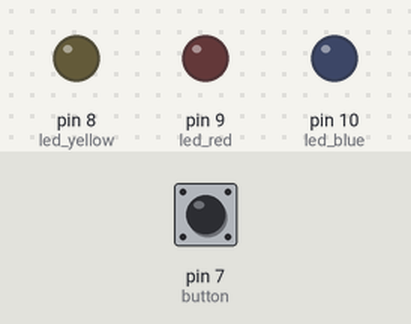
A sketch run on a simulated Arduino Uno, built with avr-gcc and run on an emulated ATmega328P. Shown: output pins drawn as LEDs (lit = HIGH). The test bench sets the inputs (shaded band); at power-on: pin 7 (button) LOW.

Above: at 1.2 s.
1.3 s: pin 7 (button) pulled HIGH for 1 s
At 2.2 s:
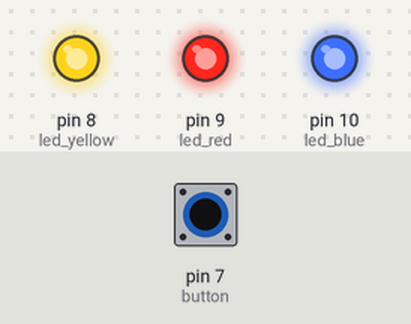
3.8 s: pin 7 (button) pulled HIGH for 0.15 s
At 5.2 s:
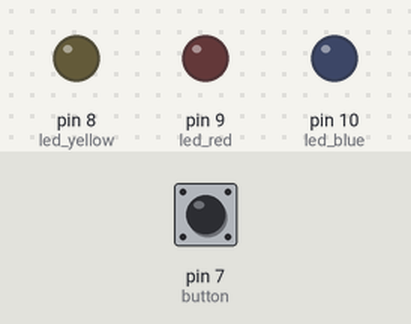
5.5 s: pin 7 (button) pulled HIGH for 3.2 s
At 5.65 s:
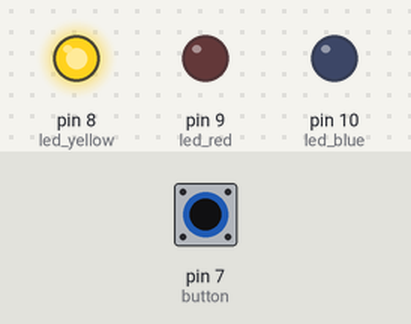
Timing chart, 0 to 10.2 s (numbered marks = the images above; inputs shaded):
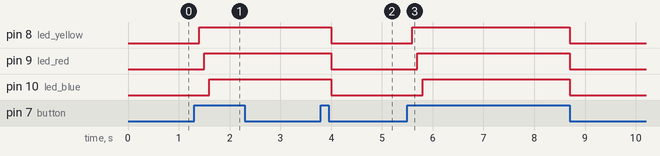

Measured:
- after the input at 1.3 s, pin 8 (led_yellow): LOW → HIGH after 0.10 s; pin 9 (led_red): LOW → HIGH after 0.20 s; pin 10 (led_blue): LOW → HIGH after 0.30 s
- after the input at 3.8 s, pin 8 (led_yellow), pin 9 (led_red), pin 10 (led_blue): HIGH → LOW after 0.20 s
- after the input at 5.5 s, pin 8 (led_yellow): LOW → HIGH after 0.10 s, → LOW 3.1 s later; pin 9 (led_red): LOW → HIGH after 0.20 s, → LOW 3.0 s later; pin 10 (led_blue): LOW → HIGH after 0.30 s, → LOW 2.9 s later

The sketch:

sketch.ino
```cpp
#define led_yellow 8
#define led_red 9
#define led_blue 10
#define button 7

int status = 0;

void setup() {
  // put your setup code here, to run once:
pinMode(led_yellow, OUTPUT);
pinMode(led_red, OUTPUT);
pinMode(led_blue, OUTPUT);
pinMode(button, INPUT);
digitalWrite(led_yellow, LOW);
digitalWrite(led_red, LOW);
digitalWrite(led_blue, LOW);
}

void loop() {
  // put your main code here, to run repeatedly:
if (digitalRead(button) == HIGH){ //jika button diberi inputin high atau 1 maka lakukan
  status++;// increment
  delay(100); //delay waktu 1 milisecon
}
if (status == 1){
  digitalWrite(led_yellow, HIGH);
}
else if (status == 2){
  digitalWrite(led_red, HIGH);
}
else if (status == 3){
  digitalWrite(led_blue, HIGH);
}
else if (status == 4){
  status = 0;
}
else{
  digitalWrite(led_yellow, LOW);
  digitalWrite(led_red, LOW );
  digitalWrite(led_blue, LOW );
}
}


 
```
